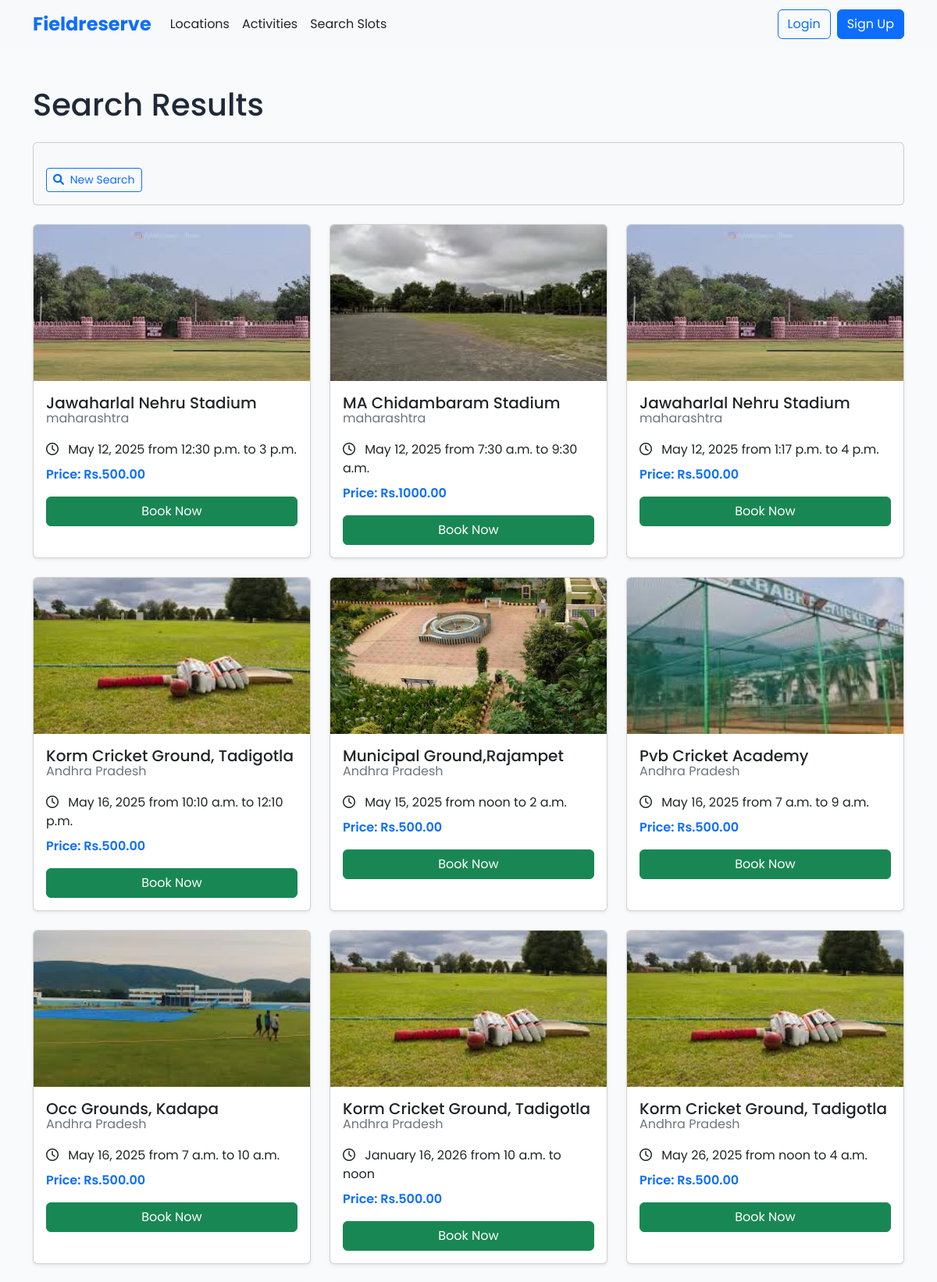
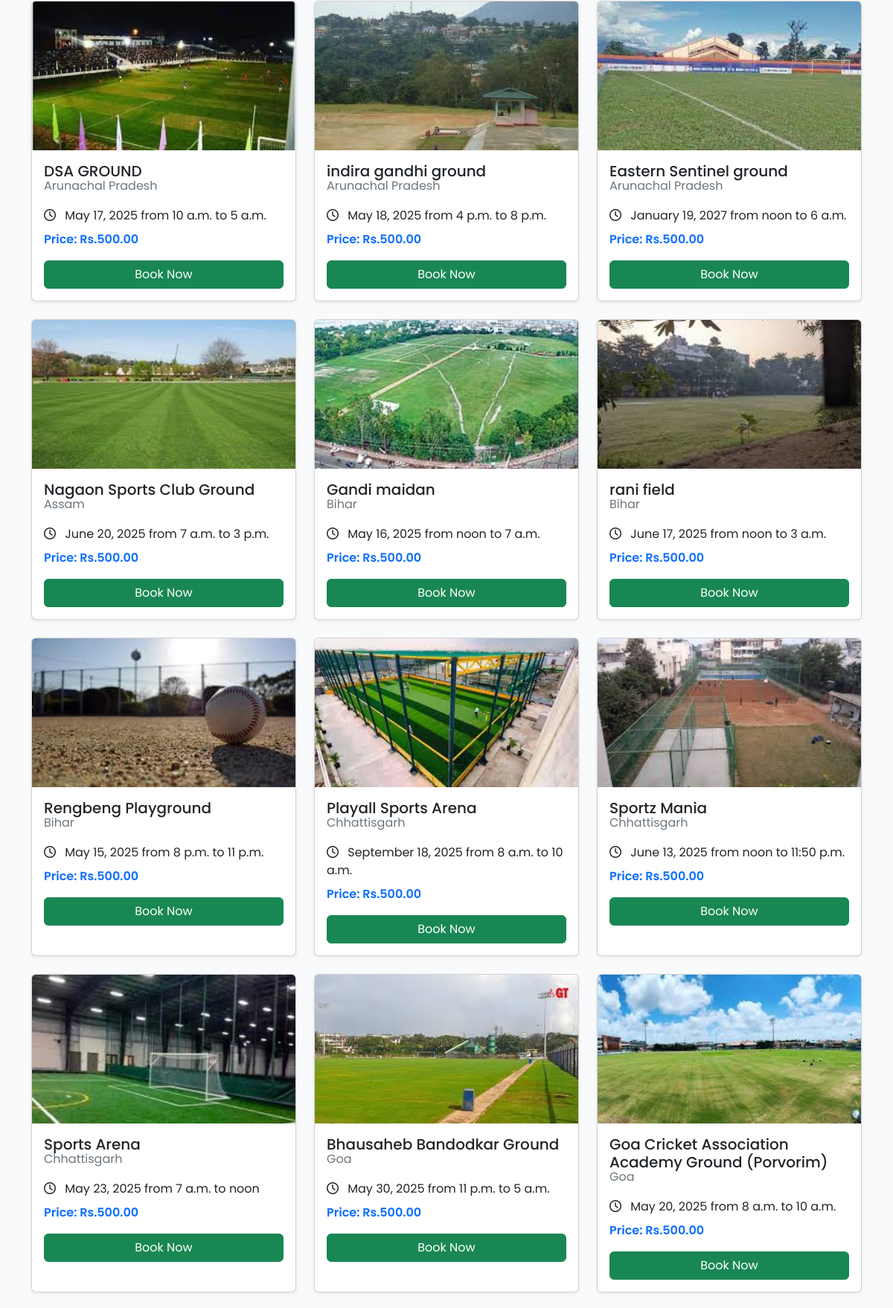
The app's page /search/ (upper part) with its own data (2 pictures, top to bottom).
### booking/models.py (models this page shows, shortened)
class Slot(models.Model):
    field = models.ForeignKey(Field, on_delete=models.CASCADE, related_name='time_slots')
    date = models.DateField()
    start_time = models.TimeField()
    end_time = models.TimeField()
    price = models.DecimalField(max_digits=8, decimal_places=2, validators=[MinValueValidator(0)])
    available = models.BooleanField(default=True)
    capacity = models.IntegerField(default=10, validators=[MinValueValidator(1)])
    available_slots = models.IntegerField(default=10, validators=[MinValueValidator(0)])
    class Meta:
        indexes = [
            models.Index(fields=['field', 'date', 'start_time']),
            models.Index(fields=['available']),
        ]
        constraints = [
            UniqueConstraint(fields=['field', 'date', 'start_time', 'end_time'], name='unique_slot')
        ]

class Field(models.Model):
    name = models.CharField(max_length=100)
    location = models.ForeignKey(Location, on_delete=models.CASCADE, related_name='fields')
    description = models.TextField(blank=True)
    activity_type = models.ForeignKey(ActivityType, on_delete=models.CASCADE, related_name='fields')
    indoor = models.BooleanField(default=False)
    image = models.ImageField(upload_to='fields/', null=True, blank=True)
    default_image = models.ImageField(upload_to='fields/', default='default_field.jpg')
    class Meta:
        indexes = [
            models.Index(fields=['name', 'location']),
        ]

class Location(models.Model):
    name = models.CharField(max_length=100)
    address = models.CharField(max_length=200)
    city = models.CharField(max_length=100, blank=True)
    latitude = models.FloatField(null=True, blank=True)
    longitude = models.FloatField(null=True, blank=True)
    is_featured = models.BooleanField(default=False)
    def __str__(self):
        return self.name
    class Meta:
        indexes = [
            models.Index(fields=['name', 'city']),
            models.Index(fields=['is_featured']),
        ]

### booking/views.py (the view, shortened to what this page needs)
# urls.py: path('search/', views.search_slots, name='search_slots'),
def search_slots(request):
    activity = request.GET.get('activity', '')
    location = request.GET.get('location', '')
    date = request.GET.get('date', '')
    slots = Slot.objects.all()
    if location:
        slots = slots.filter(field__location__name__icontains=location)
    if activity:
        slots = slots.filter(field__activity_type__name__icontains=activity)
    if date:
        try:
            slots = slots.filter(date=date)
        except ValueError:
            messages.warning(request, "Invalid date format. Please use YYYY-MM-DD.")
    return render(request, 'search_results.html', {
        'slots': slots,
        'activity': activity,
        'location': location,
        'date': date,
    })

### templates/search_results.html (shortened to what this page needs)
{% extends 'base.html' %} {% load static %}
{% block content %}
<section class="py-5">
  <div class="container">
    <h1 class="mb-4">Search Results</h1>
    <div class="card mb-4 bg-light">
      <div class="card-body">
        <div class="mt-3">
          <a href="/" class="btn btn-outline-primary btn-sm">
            <i class="fas fa-search me-1"></i> New Search
          </a>
        </div>
      </div>
    </div>
    {% if slots %}
    <div class="row g-4">
      {% for slot in slots %}
      <div class="col-md-6 col-lg-4">
        <div class="card h-100 shadow-sm">
          {% if slot.field.image %}
          <img
            src="{{ slot.field.image.url }}"
            class="card-img-top"
            alt="{{ slot.field.name }}"
            style="height: 200px; object-fit: cover"
          />
          {% else %}
          <div class="bg-light text-center py-5">
            <i class="fas fa-image fa-3x text-muted"></i>
          </div>
          {% endif %}
          <div class="card-body">
            <h5 class="card-title mb-0">{{ slot.field.name }}</h5>
            <p class="card-subtitle text-secondary mb-3">
              {{ slot.field.location }}
            </p>
            <p class="mb-2">
              <i class="far fa-clock me-2"></i>
              {{ slot.date|date:"F j, Y" }} from {{ slot.start_time }} to
              {{ slot.end_time }}
            </p>
            <p class="card-text text-primary fw-semibold mb-3">
              Price: Rs.{{ slot.price }}
            </p>
            <div class="d-grid gap-2">
              <a href="{% url 'book_slot' slot.id %}" class="btn btn-success"
                >Book Now</a
              >
            </div>
          </div>
        </div>
      </div>
      {% endfor %}
    </div>
    {% endif %}
  </div>
</section>
{% endblock %}

### templates/base.html (style rules this page uses)
:root { --primary-color: #3b82f6; --primary-light: #eff6ff; --accent-color: #1d4ed8; --text-dark: #1f2937; --text-light: #6b7280; --bg-light: #f9fafb; --bg-white: #ffffff; --shadow-sm: 0 1px 2px 0 rgba(0, 0, 0, 0.05); --shadow: 0 4px 6px -1px rgba(0, 0, 0, 0.1), 0 2px 4px -1px rgba(0, 0, 0, 0.06); --shadow-lg: 0 10px 15px -3px rgba(0, 0, 0, 0.1), 0 4px 6px -2px rgba(0, 0, 0, 0.05); }
body { font-family: "Poppins", sans-serif; color: var(--text-dark); background-color: var(--bg-light); }

### records on screen
Slot: field.image (picture), field.name "Jawaharlal Nehru Stadium", field.location "maharashtra", date "May 12, 2025", start_time "12:30 p.m.", end_time "3 p.m.", price "500.00"
Slot: field.image (picture), field.name "MA Chidambaram Stadium", field.location "maharashtra", date "May 12, 2025", start_time "7:30 a.m.", end_time "9:30 a.m.", price "1000.00"
Slot: field.image (picture), field.name "Jawaharlal Nehru Stadium", field.location "maharashtra", date "May 12, 2025", start_time "1:17 p.m.", end_time "4 p.m.", price "500.00"
Slot: field.image (picture), field.name "Korm Cricket Ground, Tadigotla", field.location "Andhra Pradesh", date "May 16, 2025", start_time "10:10 a.m.", end_time "12:10 p.m.", price "500.00"
Slot: field.image (picture), field.name "Municipal Ground,Rajampet", field.location "Andhra Pradesh", date "May 15, 2025", start_time "noon", end_time "2 a.m.", price "500.00"
Slot: field.image (picture), field.name "Pvb Cricket Academy", field.location "Andhra Pradesh", date "May 16, 2025", start_time "7 a.m.", end_time "9 a.m.", price "500.00"
Slot: field.image (picture), field.name "Occ Grounds, Kadapa", field.location "Andhra Pradesh", date "May 16, 2025", start_time "7 a.m.", end_time "10 a.m.", price "500.00"
Slot: field.image (picture), field.name "Korm Cricket Ground, Tadigotla", field.location "Andhra Pradesh", date "January 16, 2026", start_time "10 a.m.", end_time "noon", price "500.00"
Slot: field.image (picture), field.name "Korm Cricket Ground, Tadigotla", field.location "Andhra Pradesh", date "May 26, 2025", start_time "noon", end_time "4 a.m.", price "500.00"
Slot: field.image (picture), field.name "DSA GROUND", field.location "Arunachal Pradesh", date "May 17, 2025", start_time "10 a.m.", end_time "5 a.m.", price "500.00"
Slot: field.image (picture), field.name "indira gandhi ground", field.location "Arunachal Pradesh", date "May 18, 2025", start_time "4 p.m.", end_time "8 p.m.", price "500.00"
Slot: field.image (picture), field.name "Eastern Sentinel ground", field.location "Arunachal Pradesh", date "January 19, 2027", start_time "noon", end_time "6 a.m.", price "500.00"
Slot: field.image (picture), field.name "Nagaon Sports Club Ground", field.location "Assam", date "June 20, 2025", start_time "7 a.m.", end_time "3 p.m.", price "500.00"
Slot: field.image (picture), field.name "Gandi maidan", field.location "Bihar", date "May 16, 2025", start_time "noon", end_time "7 a.m.", price "500.00"
Slot: field.image (picture), field.name "rani field", field.location "Bihar", date "June 17, 2025", start_time "noon", end_time "3 a.m.", price "500.00"
Slot: field.image (picture), field.name "Rengbeng Playground", field.location "Bihar", date "May 15, 2025", start_time "8 p.m.", end_time "11 p.m.", price "500.00"
Slot: field.image (picture), field.name "Playall Sports Arena", field.location "Chhattisgarh", date "September 18, 2025", start_time "8 a.m.", end_time "10 a.m.", price "500.00"
Slot: field.image (picture), field.name "Sportz Mania", field.location "Chhattisgarh", date "June 13, 2025", start_time "noon", end_time "11:50 p.m.", price "500.00"
Slot: field.image (picture), field.name "Sports Arena", field.location "Chhattisgarh", date "May 23, 2025", start_time "7 a.m.", end_time "noon", price "500.00"
Slot: field.image (picture), field.name "Bhausaheb Bandodkar Ground", field.location "Goa", date "May 30, 2025", start_time "11 p.m.", end_time "5 a.m.", price "500.00"
Slot: field.image (picture), field.name "Goa Cricket Association Academy Ground (Porvorim)", field.location "Goa", date "May 20, 2025", start_time "8 a.m.", end_time "10 a.m.", price "500.00"
